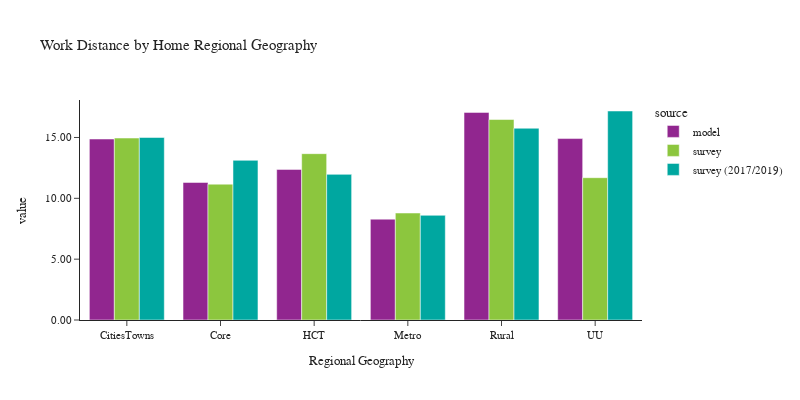

Here is the notebook cell this chart was saved with:
### Code cell
plot_work_location(df_workers, 'rg_proposed_home', 'Home Regional Geography', 'Regional Geography')

### Figure 1 — Plotly figure (JSON) as saved in the notebook; plotly's stock layout.template omitted (floating-point values rounded to 4 significant figures)
{"data": [{"alignmentgroup": "True", "customdata": [[186196], [499072], [470019], [721105], [248542], [84976]], "hovertemplate": "source=model<br>rg_proposed_home=%{x}<br>value=%{y}<br>sample count=%{customdata[0]}<extra></extra>", "legendgroup": "model", "marker": {"color": "#91268F", "pattern": {"shape": ""}}, "name": "model", "offsetgroup": "model", "orientation": "v", "showlegend": true, "textposition": "auto", "type": "bar", "x": ["CitiesTowns", "Core", "HCT", "Metro", "Rural", "UU"], "xaxis": "x", "y": [14.87, 11.31, 12.38, 8.288, 17.06, 14.91], "yaxis": "y"}, {"alignmentgroup": "True", "customdata": [[96], [229], [357], [1787], [188], [35]], "hovertemplate": "source=survey<br>rg_proposed_home=%{x}<br>value=%{y}<br>sample count=%{customdata[0]}<extra></extra>", "legendgroup": "survey", "marker": {"color": "#8CC63E", "pattern": {"shape": ""}}, "name": "survey", "offsetgroup": "survey", "orientation": "v", "showlegend": true, "textposition": "auto", "type": "bar", "x": ["CitiesTowns", "Core", "HCT", "Metro", "Rural", "UU"], "xaxis": "x", "y": [14.95, 11.16, 13.67, 8.792, 16.48, 11.7], "yaxis": "y"}, {"alignmentgroup": "True", "customdata": [[111], [953], [380], [3929], [175], [47]], "hovertemplate": "source=survey (2017/2019)<br>rg_proposed_home=%{x}<br>value=%{y}<br>sample count=%{customdata[0]}<extra></extra>", "legendgroup": "survey (2017/2019)", "marker": {"color": "#00A7A0", "pattern": {"shape": ""}}, "name": "survey (2017/2019)", "offsetgroup": "survey (2017/2019)", "orientation": "v", "showlegend": true, "textposition": "auto", "type": "bar", "x": ["CitiesTowns", "Core", "HCT", "Metro", "Rural", "UU"], "xaxis": "x", "y": [15.0, 13.12, 11.97, 8.603, 15.76, 17.18], "yaxis": "y"}], "layout": {"barmode": "group", "font": {"size": 11}, "height": 400, "legend": {"title": {"text": "source"}, "tracegroupgap": 0}, "title": {"text": "Work Distance by Home Regional Geography"}, "width": 800, "xaxis": {"anchor": "y", "domain": [0, 1], "title": {"text": "Regional Geography"}}, "yaxis": {"anchor": "x", "domain": [0, 1], "tickformat": ".2f", "title": {"text": "value"}}}}
